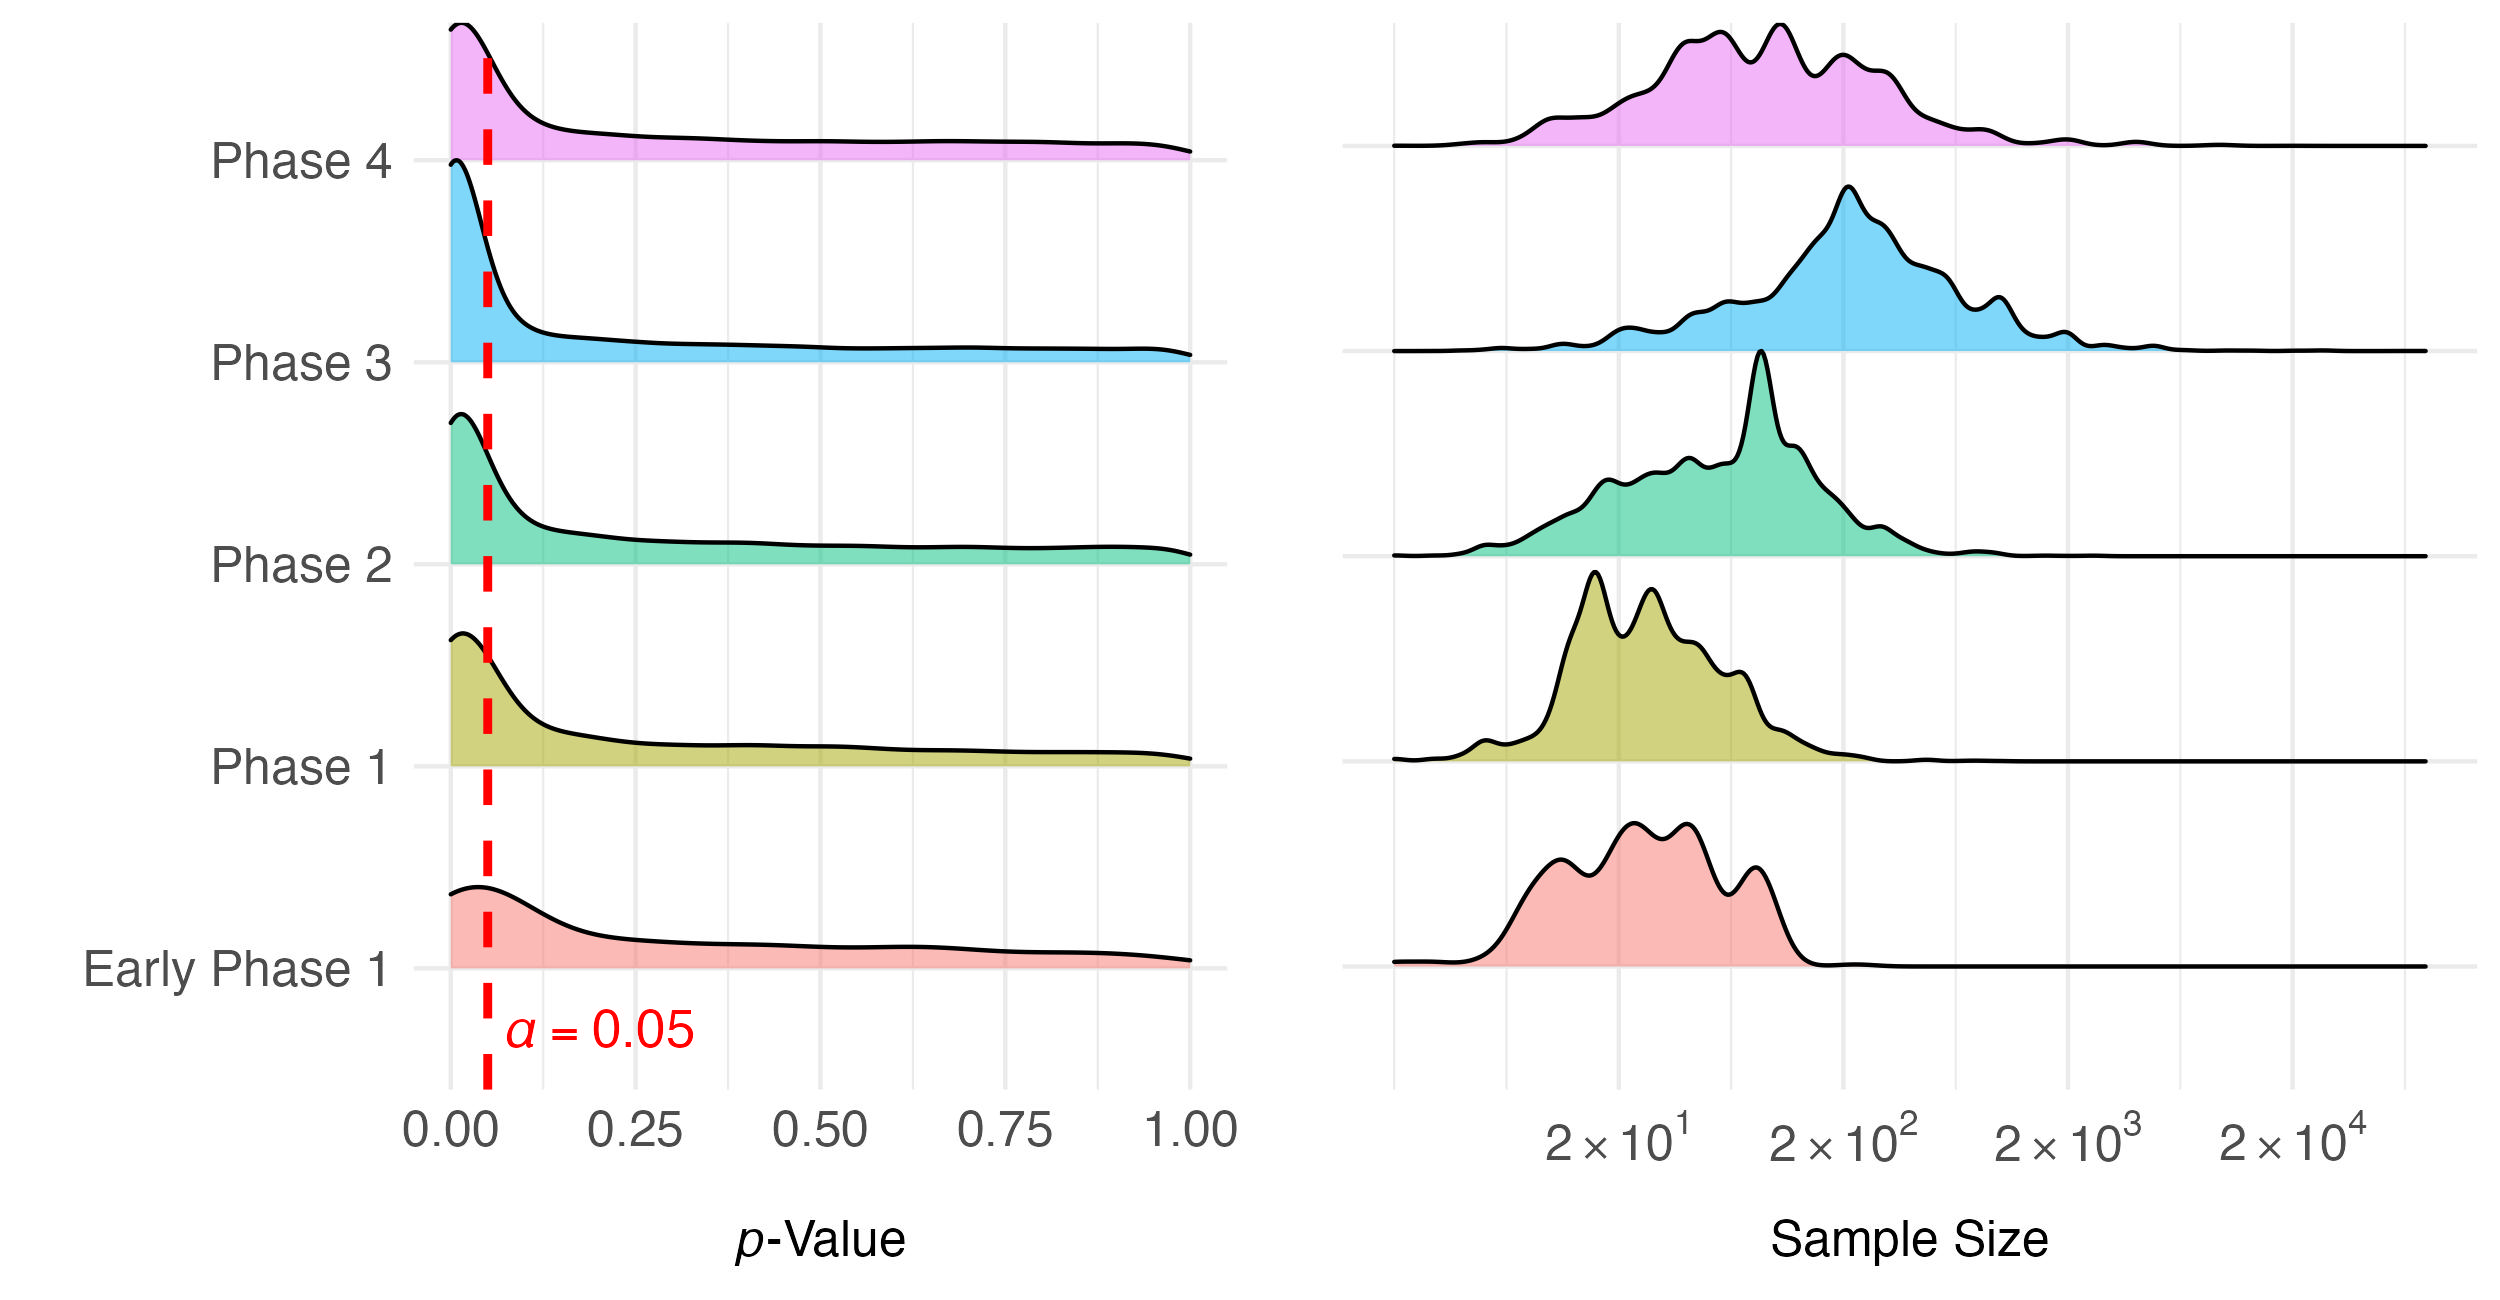

Write the R code that produced this figure.
############################
##### Data Preparation #####
############################

load("~/Downloads/osfstorage-archive/Figure 3/setup.RData")

library(dplyr)    # v1.1.4
library(tidyr)    # v1.3.1


study_col <- "nctId"
test_col  <- "analysisId"

df_long <- study3_summary %>%
  pivot_longer(
    cols = c(EARLY_PHASE1, PHASE1, PHASE2, PHASE3, PHASE4),
    names_to = "Phase",
    values_to = "Indicator"
  ) %>%
  filter(Indicator == 1,
         !is.na(JAB), !is.na(pValue), JAB > 0, pValue > 0) %>%
  mutate(
    Phase = case_when(
      Phase == "EARLY_PHASE1" ~ "Early Phase 1",
      Phase == "PHASE1" ~ "Phase 1",
      Phase == "PHASE2" ~ "Phase 2",
      Phase == "PHASE3" ~ "Phase 3",
      Phase == "PHASE4" ~ "Phase 4"
    ),
    Phase = factor(Phase, levels = c("Early Phase 1","Phase 1","Phase 2","Phase 3","Phase 4")),
    logP = log(pValue),
    logJAB = log(JAB),
    Study = !!sym("nctId"),
    Test  = !!sym("analysisId")
  ) %>%
  pivot_longer(
    cols = c(logJAB, logP),
    names_to = "Metric",
    values_to = "Value"
  )


##############################
##### Data Visualization #####
##############################

library(ggplot2)  # v3.5.2
library(ggridges) # v0.5.7


## by p-value ------------------------------------------------------------------

kw_result <- kruskal.test(log(pValue) ~ Phase, data = df_long)
(p_value <- kw_result$p.value)
# p_text <- ifelse(p_value < 0.001, "p < 0.001", paste("p =", round(p_value, 3)))

figP <- ggplot(df_long, aes(x = pValue, y = Phase, fill = Phase)) +
  geom_density_ridges(aes(height = after_stat(density)), stat = "density",
                      scale = 1, rel_min_height = 0, alpha = 0.5, color = "black") +
  scale_x_continuous(breaks = c(0, 0.25, 0.5, 0.75, 1), name = expression(italic(p) * "-Value")) +
  geom_vline(xintercept = 0.05, color = "red", linetype = "dashed", linewidth = 1) +
  annotate("text", x = 0.2, y = 0.7, label = "italic(α) == .05", parse = TRUE, color = "red", size = 4.5) +
  labs(y="") +
  theme_minimal() + 
  theme(legend.position = "none")  + 
  theme(axis.title = element_text(size = 12),
        axis.text = element_text(size = 12),
        axis.title.x=element_text(margin=margin(t = 12)))

## by sample size --------------------------------------------------------------

kw_result <- kruskal.test(log(N) ~ Phase, data = df_long)
(p_value <- kw_result$p.value)
# p_text <- ifelse(p_value < 0.001, "p < 0.001", paste("p =", round(p_value, 3)))

figN <- ggplot(df_long, aes(x = log(N), y = Phase, fill = Phase)) +
  geom_density_ridges(aes(height = after_stat(density)), stat = "density",
                      scale = 1, rel_min_height = 0, alpha = 0.5, color = "black") +
  scale_x_continuous(breaks = log(c(20, 200, 2000, 20000)), 
                     labels = c(expression(2 %*% 10^1), 
                                expression(2 %*% 10^2), 
                                expression(2 %*% 10^3), 
                                expression(2 %*% 10^4)), 
                     name = "Sample Size") +
  labs(y="") +
  theme_minimal() + 
  theme(legend.position = "none")  + 
  theme(axis.title = element_text(size = 12),
        axis.text = element_text(size = 12),
        axis.ticks.y = element_blank(),
        axis.text.y = element_blank(),
        axis.title.x=element_text(margin=margin(t = 12)))


library(ggpubr)   # v0.6.1

ggarrange(figP, figN, nrow=1, ncol=2, align="h")

ggsave("~/Downloads/osfstorage-archive/Figure 4/Figure S6.png", width=2500, height=1300, units="px", device="jpg", dpi=300)
